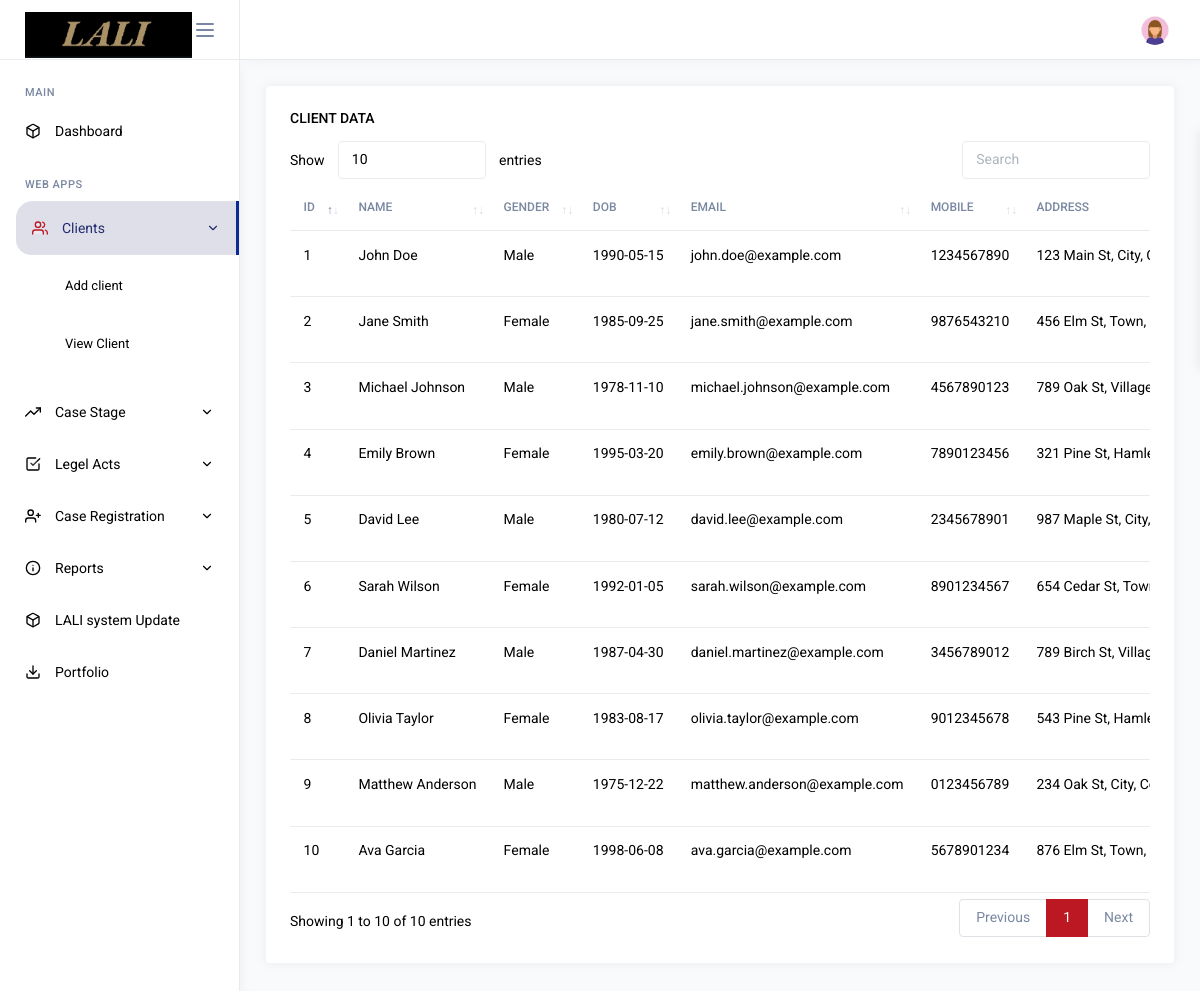
The app's page /control/client_data.php (signed in) with its own data.
### tables this page shows
CREATE TABLE `clients` (
  `id` int(11) NOT NULL,
  `name` varchar(50) NOT NULL,
  `gender` varchar(10) NOT NULL,
  `dob` varchar(50) NOT NULL,
  `email` varchar(50) NOT NULL,
  `mobile` varchar(20) NOT NULL,
  `address` varchar(100) NOT NULL,
  `status` varchar(20) NOT NULL COMMENT '0-active,1-deactive'
);

### control/client_data.php (the view, shortened to what this page needs)
<?php
   include("../auth/header.php");
    ?>
<?php include("../auth/sidebar.php");?>
<link rel="stylesheet" href="popup_style.css">
<div class="page-content">
   <div class="row">
      <div class="col-md-12 grid-margin stretch-card">
         <div class="card">
            <div class="card-body">
               <h6 class="card-title">Client Data</h6>
               <div class="table-responsive">
                  <table id="dataTableExample" class="table">
                     <thead>
                        <tr>
                           <th>Id</th>
                           <th>Name</th>
                           <th>Gender</th>
                           <th>DOB</th>
                           <th>Email</th>
                           <th>Mobile</th>
                           <th>Address</th>
                        </tr>
                     </thead>
                     <tbody>
                        <?php
                           include 'connection1.php';
                           $sql = "select * from clients";
                           $result = $conn->query($sql);
                           if($result->num_rows > 0){
                           while($row = $result->fetch_array()){
                           ?>
                        <tr>
                           <td class="sorting_1"><?=$row['id'];?></td>
                           <td class="sorting_1"><?=$row['name'];?></td>
                           <td class="sorting_1"><?=$row['gender'];?></td>
                           <td class="sorting_1"><?=$row['dob'];?></td>
                           <td class="sorting_1"><?=$row['email'];?></td>
                           <td class="sorting_1"><?=$row['mobile'];?></td>
                           <td class="sorting_1"><?=$row['address'];?></td>
                        </tr>
                        <?php
                           }
                           }
                           else{
                           	echo"sql error".$sql."<br>".$conn->error;
                           }
                           ?>
                     </tbody>
                  </table>
               </div>
            </div>
         </div>
      </div>
   </div>
</div>
<?php
   include("../auth/footer.php")
         ?>

### auth/header.php (shortened to what this page needs)
<!DOCTYPE html>
<link rel="stylesheet" href="../assets/vendors/core/core.css">
<link rel="stylesheet" href="../assets/vendors/bootstrap-datepicker/bootstrap-datepicker.min.css">
<link rel="stylesheet" href="../assets/vendors/datatables.net-bs4/dataTables.bootstrap4.css">
<link rel="stylesheet" href="../assets/fonts/feather-font/css/iconfont.css">
<link rel="stylesheet" href="../assets/vendors/flag-icon-css/css/flag-icon.min.css">
<link rel="stylesheet" href="https://cdnjs.cloudflare.com/ajax/libs/font-awesome/6.5.1/css/all.min.css" />
<link rel="stylesheet" href="../assets/css/demo1/style.css">
</head>
<body>
   <div class="main-wrapper">
   <div class="page-wrapper">
   <nav class="navbar">
      <div class="navbar-content">
         <ul class="navbar-nav">
            <li class="nav-item dropdown">
               <a class="nav-link dropdown-toggle" href="#" id="profileDropdown" role="button" data-bs-toggle="dropdown" aria-haspopup="true" aria-expanded="false">
                  <?php
                     include("connection1.php");
                     $sql = "select * from admin";
                     $result = $conn->query($sql);
                     if($result->num_rows > 0){
                      while($row = $result->fetch_array()){
                                   ?>
                  <img class="wd-30 ht-30 rounded-circle" src="image/<?php echo $row['photo'];?>" alt="profile">
                  <?php
                     }
                     }
                     else{
                     echo "sql error".$sql."<br>".$conn->error;
                     }
                     ?>
               </a>
            </li>
         </ul>
      </div>
   </nav>

### records on screen
clients: id "1", name "John Doe", gender "Male", dob "1990-05-15", email "john.doe@example.com", mobile "1234567890", address "123 Main St, City,…"
clients: id "2", name "Jane Smith", gender "Female", dob "1985-09-25", email "jane.smith@example.com", mobile "9876543210", address "456 Elm St, Town,…"
clients: id "3", name "Michael Johnson", gender "Male", dob "1978-11-10", email "michael.johnson@example.com", mobile "4567890123", address "789 Oak St,…"
clients: id "4", name "Emily Brown", gender "Female", dob "1995-03-20", email "emily.brown@example.com", mobile "7890123456", address "321 Pine St,…"
clients: id "5", name "David Lee", gender "Male", dob "1980-07-12", email "david.lee@example.com", mobile "2345678901", address "987 Maple St, City,…"
clients: id "6", name "Sarah Wilson", gender "Female", dob "1992-01-05", email "sarah.wilson@example.com", mobile "8901234567", address "654 Cedar St,…"
clients: id "7", name "Daniel Martinez", gender "Male", dob "1987-04-30", email "daniel.martinez@example.com", mobile "3456789012", address "789 Birch St,…"
clients: id "8", name "Olivia Taylor", gender "Female", dob "1983-08-17", email "olivia.taylor@example.com", mobile "9012345678", address "543 Pine St,…"
clients: id "9", name "Matthew Anderson", gender "Male", dob "1975-12-22", email "matthew.anderson@example.com", mobile "0123456789", address "234 Oak St, City,…"
clients: id "10", name "Ava Garcia", gender "Female", dob "1998-06-08", email "ava.garcia@example.com", mobile "5678901234", address "876 Elm St, Town,…"
